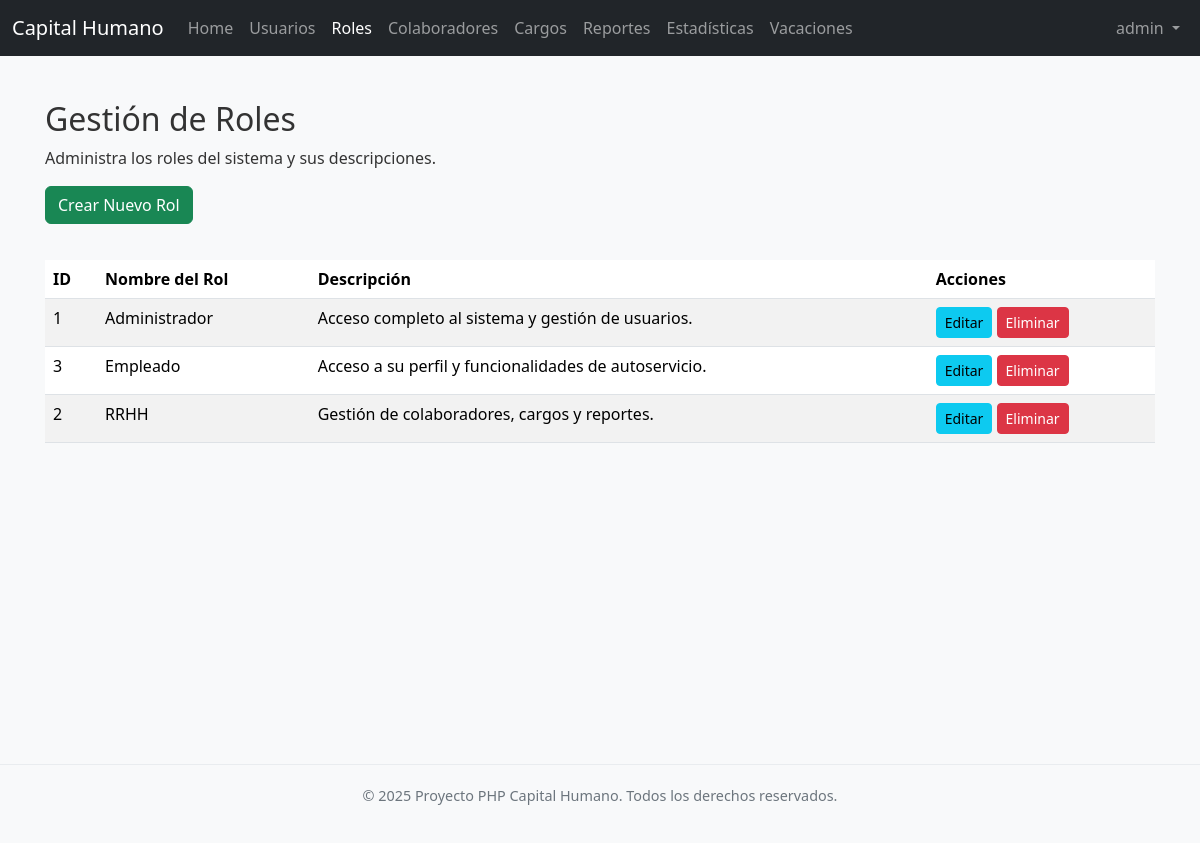
The app's page /roles/index.php (signed in) with its own data.
### tables this page shows
CREATE TABLE IF NOT EXISTS `roles` (
  `id_rol` int NOT NULL AUTO_INCREMENT,
  `nombre_rol` varchar(50) NOT NULL,
  `descripcion` text,
  PRIMARY KEY (`id_rol`),
  UNIQUE KEY `nombre_rol` (`nombre_rol`)
);

### roles/funciones.php (called while the page is built, shortened)
<?php
function getTodosLosRoles($link) {
    $roles = [];
    $sql = "SELECT id_rol, nombre_rol, descripcion FROM roles ORDER BY nombre_rol ASC";
    if ($result = mysqli_query($link, $sql)) {
        while ($row = mysqli_fetch_assoc($result)) {
            $roles[] = $row;
        }
    }
    return $roles;
}
?>

### roles/index.php (the view, shortened to what this page needs)
<?php
require_once '../config.php';
require_once 'funciones.php';
require_once '../classes/Footer.php';
require_once '../includes/navbar.php';
$roles = getTodosLosRoles($link);
?>
<!DOCTYPE html>
<html lang="es">
<head>
    <link href="https://cdn.jsdelivr.net/npm/bootstrap@5.3.3/dist/css/bootstrap.min.css" rel="stylesheet">
    <link rel="stylesheet" href="../css/style.css">
</head>
<body>
    <div class="container mt-4 content-wrapper">
        <h2>Gestión de Roles</h2>
        <p>Administra los roles del sistema y sus descripciones.</p>
        <a href="crear.php" class="btn btn-success mb-3">Crear Nuevo Rol</a>
        <?php if (!empty($roles)): ?>
            <div class="table-responsive">
                <table class="table table-striped table-hover">
                    <thead>
                        <tr>
                            <th>ID</th>
                            <th>Nombre del Rol</th>
                            <th>Descripción</th>
                            <th>Acciones</th>
                        </tr>
                    </thead>
                    <tbody>
                        <?php foreach ($roles as $rol): ?>
                            <tr>
                                <td><?php echo htmlspecialchars($rol['id_rol']); ?></td>
                                <td><?php echo htmlspecialchars($rol['nombre_rol']); ?></td>
                                <td><?php echo htmlspecialchars($rol['descripcion']); ?></td>
                                <td>
                                    <a href="editar.php?id_rol=<?php echo $rol['id_rol']; ?>" class="btn btn-info btn-sm">Editar</a>
                                    <a href="eliminar.php?id_rol=<?php echo $rol['id_rol']; ?>" class="btn btn-danger btn-sm" onclick="return confirm('¿Está seguro de eliminar este rol? ¡No se puede eliminar si hay usuarios asignados!');">Eliminar</a>
                                </td>
                            </tr>
                        <?php endforeach; ?>
                    </tbody>
                </table>
            </div>
        <?php else: ?>
            <div class="alert alert-info">No hay roles registrados en el sistema.</div>
        <?php endif; ?>
    </div>
    <?php
    if (class_exists('Footer')) {
        $footer = new Footer();
        $footer->render();
    } else {
        echo '<footer class="footer">';
        echo '  <div class="container">';
        echo '      <p>&copy; ' . date("Y") . ' Proyecto PHP Capital Humano. Todos los derechos reservados.</p>';
        echo '  </div>';
        echo '</footer>';
    }
    ?>
</body>
</html>

### css/style.css (style rules this page uses)
body { font-family: 'Segoe UI', 'Helvetica Neue', Arial, sans-serif; margin: 0; color: #333; display: flex; flex-direction: column; min-height: 100vh; overflow-x: hidden; background-color: #f8f9fa; }
.content, .content-wrapper { flex: 1; overflow-y: auto; padding: 20px 15px; min-height: calc(100vh - 56px - 60px); }

### roles/index.php (style rules this page uses)
body { display: flex; flex-direction: column; min-height: 100vh; }
.content-wrapper { flex: 1; padding-bottom: 50px; }
.table-responsive { margin-top: 20px; }

### records on screen
roles: id_rol "1", nombre_rol "Administrador", descripcion "Acceso completo al sistema y gestión de usuarios."
roles: id_rol "3", nombre_rol "Empleado", descripcion "Acceso a su perfil y funcionalidades de autoservicio."
roles: id_rol "2", nombre_rol "RRHH", descripcion "Gestión de colaboradores, cargos y reportes."

### other values on screen
$_SESSION["username"] "admin"
